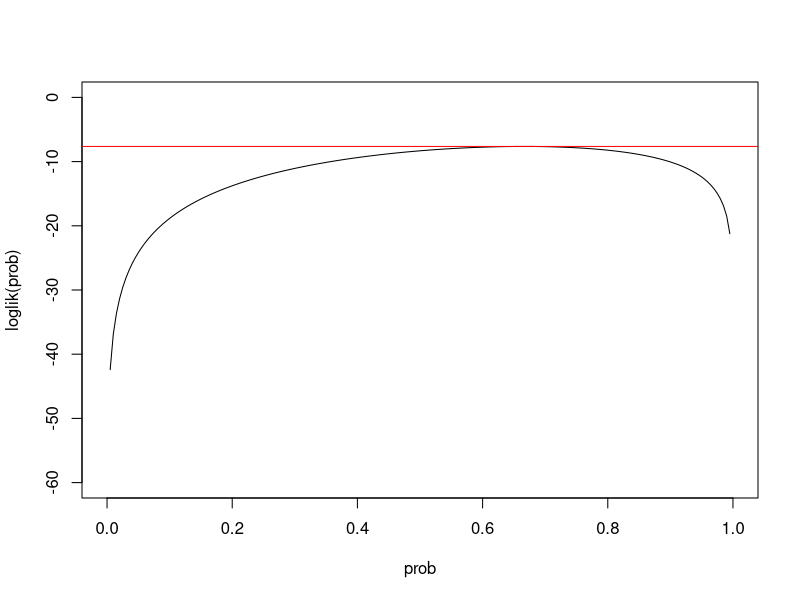
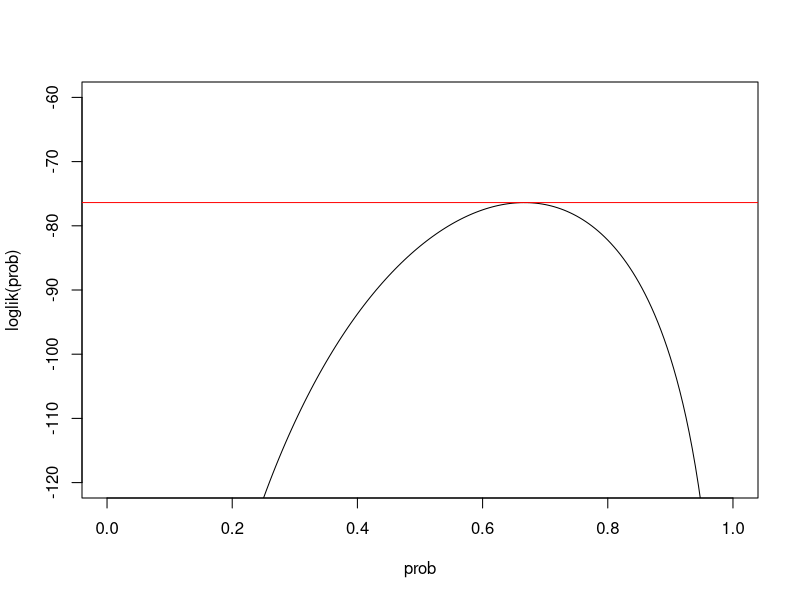
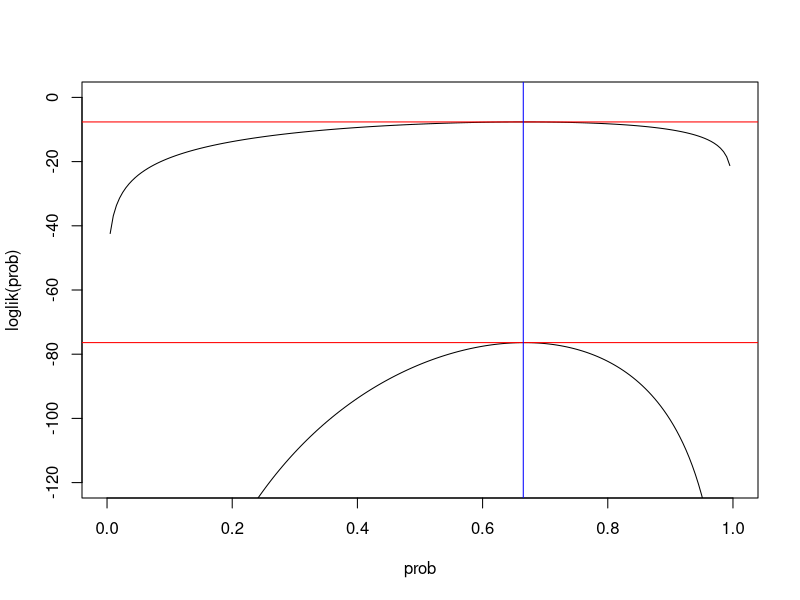
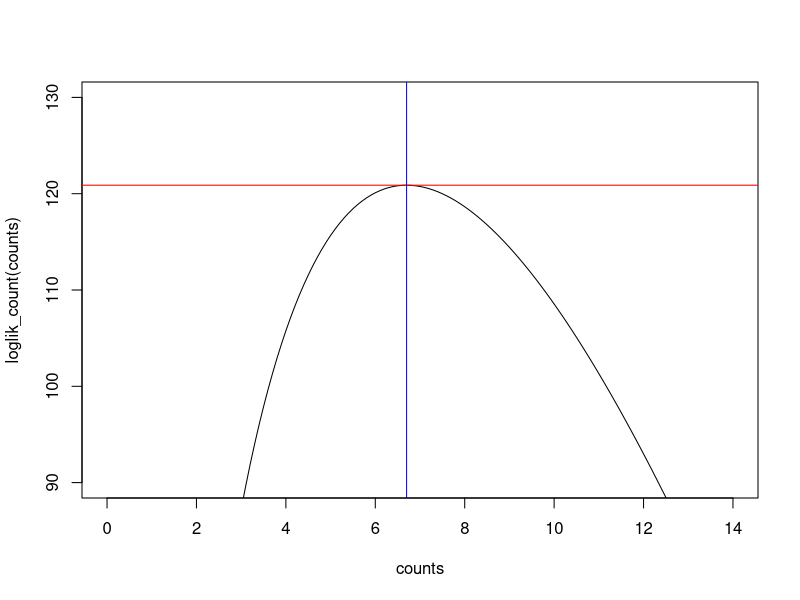
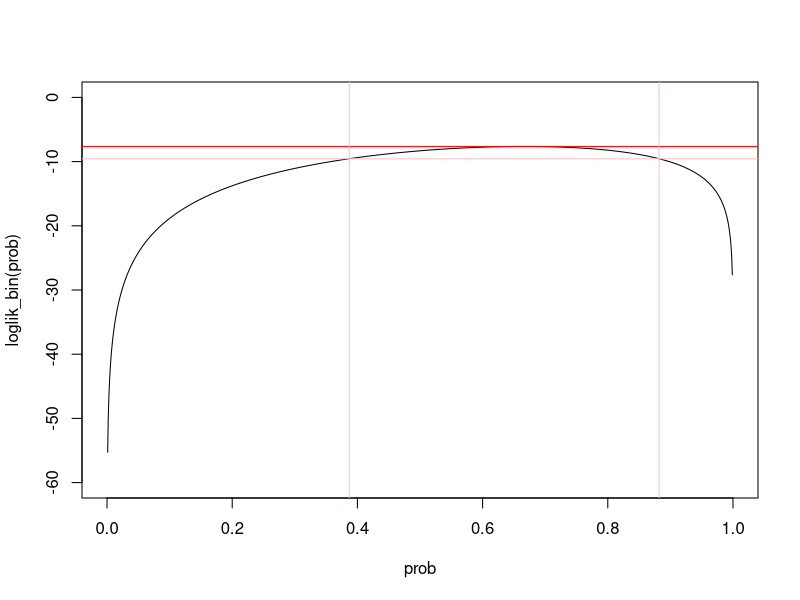
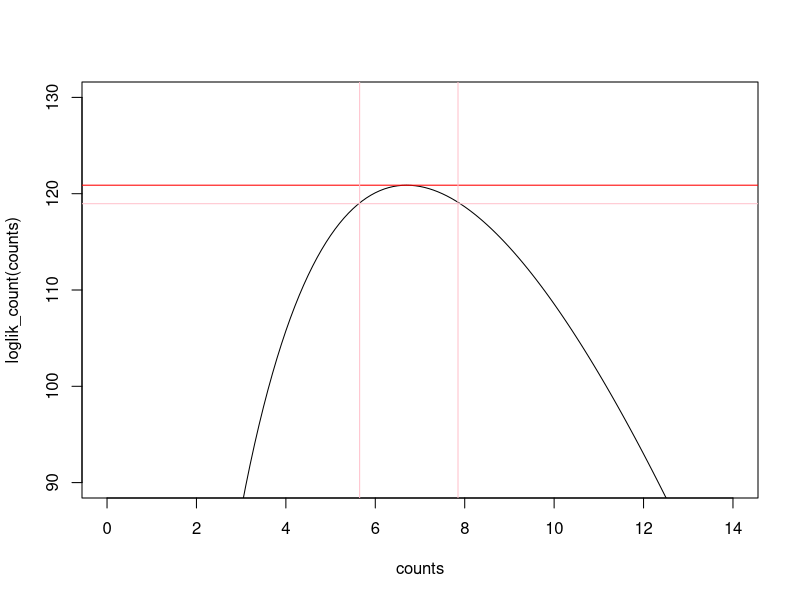

These charts were generated, in order, by the following R code:
## ---- chunk 1
knitr::opts_chunk$set(echo = TRUE)
## ---- chunk 2
x <<- 8
n <<- 12
## ---- chunk 3
lik <- function(p) p^x * (1-p)^(n-x)

loglik <- function(p)
  log(lik(p))
## ---- chunk 4
prob <- seq(0, 1, by = 0.005)
## ---- chunk 5
plot(x = prob, y = loglik(prob), type = "l", ylim = c(-60, 0))
abline(h = loglik(8/12), col = "red")
## ---- chunk 6
x <<- 80
n <<- 120
## ---- chunk 7
plot(prob, loglik(prob), type = "l", ylim = c(-120, -60))
abline(h = loglik(80/120), col = "red")
## ---- chunk 8
which_max <- loglik(prob) >= max(loglik(prob))
which_max
## ---- chunk 9
loglik(prob)[which_max]

MLE <- prob[which_max]
MLE
## ---- chunk 10
x <<- 8; n <<- 12
plot(prob, loglik(prob), type = "l", ylim = c(-120, 0))
abline(h = loglik(8/12), col = "red")
x <<- 80; n <<- 120
lines(prob, loglik(prob), type = "l")
abline(h = loglik(80/120), col = "red")
abline(v = MLE, col = "blue")
## ---- chunk 11
x <<- rep(134/20, times = 20)
n <<- length(x)

x
sum(x)
## ---- chunk 12
loglik_count <- function(mu)
  sum(x)*log(mu) - n*mu #- log(prod(map_dbl(x, factorial)))

ll_max <- loglik_count(134/20)
counts <- seq(0, 14, 0.1)
## ---- chunk 13
which_max <- loglik_count(counts) >= max(loglik_count(counts))

loglik_count(counts)[which_max]

MLE <- counts[which_max]
MLE
## ---- chunk 14
plot(counts, loglik_count(counts), type = "l", ylim = c(90,130))
abline(h = loglik_count(134/20), col = "red")
abline(v = MLE, col = "blue")
## ---- chunk 15
find_CI <- function(n,
                    x,
                    loglik,
                    param = seq(0, 1, by = 0.001)) {
  
  n <<- n
  x <<- x
  mle <- x/n
  ll_max <- loglik(mle)
  ll95 <- ll_max - qchisq(0.95, 1)/2
  
  interval <- rep(FALSE, length(param))
  
  for (i in seq_along(param)) {
    if (loglik(param[i]) > ll95)
      interval[i] <- TRUE
  }
  
  print(
    sprintf("95%% CI is (%.3f, %.3f).",
            min(param[interval]), max(param[interval])))
  
  invisible(c(min(param[interval]),
              max(param[interval])))
}
## ---- chunk 16
x <<- 8
n <<- 12

lik <- function(p) p^x * (1-p)^(n-x)
loglik_bin <- function(p) log(lik(p))

mle <- 8/12
ll_max <- loglik_bin(mle)
ll95 <- ll_max - qchisq(0.95, 1)/2
prob <- seq(0, 1, by = 0.001)

plot(prob, loglik_bin(prob), type = "l", ylim = c(-60, 0))
abline(h = ll_max, col = "red")
abline(h = ll95, col = "pink")
abline(v = find_CI(12, 8, loglik_bin), col = "pink")
## ---- chunk 17
find_CI(12, 8, loglik_bin)
## ---- chunk 18
find_CI(120, 80, loglik_bin)
## ---- chunk 19
loglik_count <- function(mu)
  sum(x)*log(mu) - n*mu


find_CI(20, 134, param = seq(0, 14, 0.05), loglik_count)

ll_max <- loglik_count(134/20)
ll95 <- ll_max - qchisq(0.95, 1)/2
## ---- chunk 20
counts <- seq(0, 14, 0.1)
plot(counts, loglik_count(counts), type = "l", ylim = c(90,130))
abline(h = loglik_count(134/20), col = "red")
abline(h = ll95, col = "pink")
abline(v = find_CI(20, 134, param = seq(0, 14, 0.05), loglik_count), col = "pink")
